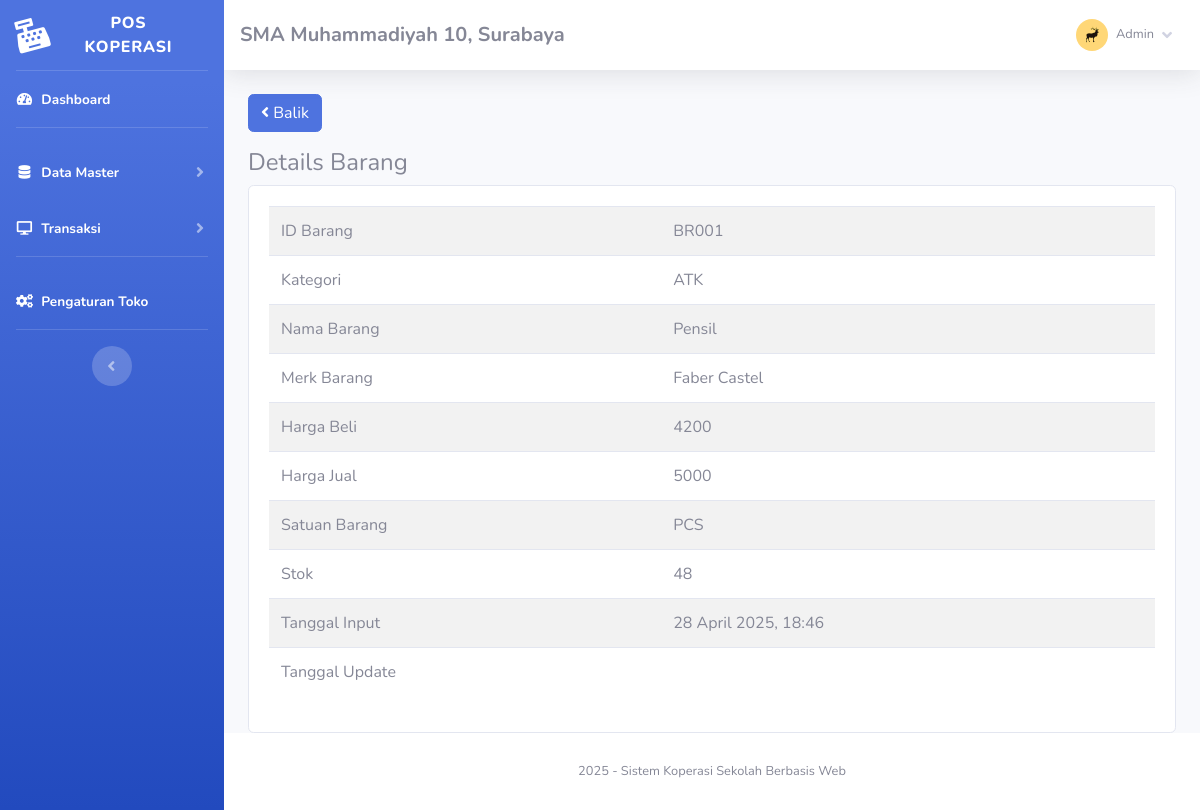
Screenshot of /index.php?page=barang/details&barang=BR001 (signed in) with the database file from the repository.
### tables this page shows
CREATE TABLE `toko` (
  `id_toko` int(11) NOT NULL,
  `nama_toko` varchar(255) NOT NULL,
  `alamat_toko` text NOT NULL,
  `tlp` varchar(255) NOT NULL,
  `nama_pemilik` varchar(255) NOT NULL
);

CREATE TABLE `member` (
  `id_member` int(11) NOT NULL,
  `nm_member` varchar(255) NOT NULL,
  `alamat_member` text NOT NULL,
  `telepon` varchar(255) NOT NULL,
  `email` varchar(255) NOT NULL,
  `gambar` text NOT NULL,
  `NIK` text NOT NULL
);

CREATE TABLE `barang` (
  `id` int(11) NOT NULL,
  `id_barang` varchar(255) NOT NULL,
  `id_kategori` int(11) NOT NULL,
  `nama_barang` text NOT NULL,
  `merk` varchar(255) NOT NULL,
  `harga_beli` varchar(255) NOT NULL,
  `harga_jual` varchar(255) NOT NULL,
  `satuan_barang` varchar(255) NOT NULL,
  `stok` text NOT NULL,
  `tgl_input` varchar(255) NOT NULL,
  `tgl_update` varchar(255) DEFAULT NULL
);

CREATE TABLE `kategori` (
  `id_kategori` int(11) NOT NULL,
  `nama_kategori` varchar(255) NOT NULL,
  `tgl_input` varchar(255) NOT NULL
);

### admin/module/barang/details/index.php (the view, shortened to what this page needs)
<?php
	$id = $_GET['barang'];
	$hasil = $lihat -> barang_edit($id);
?>
<a href="index.php?page=barang" class="btn btn-primary mb-3"><i class="fa fa-angle-left"></i> Balik </a>
<h4>Details Barang</h4>
<div class="card card-body">
	<div class="table-responsive">
		<table class="table table-striped">
			<tr>
				<td>ID Barang</td>
				<td><?php echo $hasil['id_barang'];?></td>
			</tr>
			<tr>
				<td>Kategori</td>
				<td><?php echo $hasil['nama_kategori'];?></td>
			</tr>
			<tr>
				<td>Nama Barang</td>
				<td><?php echo $hasil['nama_barang'];?></td>
			</tr>
			<tr>
				<td>Merk Barang</td>
				<td><?php echo $hasil['merk'];?></td>
			</tr>
			<tr>
				<td>Harga Beli</td>
				<td><?php echo $hasil['harga_beli'];?></td>
			</tr>
			<tr>
				<td>Harga Jual</td>
				<td><?php echo $hasil['harga_jual'];?></td>
			</tr>
			<tr>
				<td>Satuan Barang</td>
				<td><?php echo $hasil['satuan_barang'];?></td>
			</tr>
			<tr>
				<td>Stok</td>
				<td><?php echo $hasil['stok'];?></td>
			</tr>
			<tr>
				<td>Tanggal Input</td>
				<td><?php echo $hasil['tgl_input'];?></td>
			</tr>
			<tr>
				<td>Tanggal Update</td>
				<td><?php echo $hasil['tgl_update'];?></td>
			</tr>
		</table>
	</div>
</div>

### admin/template/sidebar.php (shortened to what this page needs)
<?php
    $id = $_SESSION['admin']['id_member'];
    $hasil_profil = $lihat -> member_edit($id);
?>
<ul class="navbar-nav bg-gradient-primary sidebar sidebar-dark accordion" id="accordionSidebar">
    <a class="sidebar-brand d-flex align-items-center justify-content-center" href="index.php">
        <div class="sidebar-brand-icon rotate-n-15">
            <i class="fas fa-cash-register"></i>
        </div>
        <div class="sidebar-brand-text mx-3">POS Koperasi<sup></sup></div>
    </a>
    <hr class="sidebar-divider my-0">
    <li class="nav-item active">
        <a class="nav-link" href="index.php">
            <i class="fas fa-fw fa-tachometer-alt"></i>
            <span>Dashboard</span></a>
    </li>
    <hr class="sidebar-divider">
    <li class="nav-item active">
        <a class="nav-link collapsed" href="#" data-toggle="collapse" data-target="#collapseTwo" aria-expanded="true"
            aria-controls="collapseTwo">
            <i class="fas fa-fw fa-database"></i>
            <span>Data Master</span>
        </a>
    </li>
    <li class="nav-item active">
        <a class="nav-link collapsed" href="#" data-toggle="collapse" data-target="#collapse3" aria-expanded="true"
            aria-controls="collapse3">
            <i class="fas fa-fw fa-desktop"></i>
            <span>Transaksi</span>
        </a>
    </li>
    <hr class="sidebar-divider">
    <li class="nav-item active">
        <a class="nav-link" href="index.php?page=pengaturan">
            <i class="fas fa-fw fa-cogs"></i>
            <span>Pengaturan Toko</span></a>
    </li>
    <hr class="sidebar-divider d-none d-md-block">
    <div class="text-center d-none d-md-inline">
        <button class="rounded-circle border-0" id="sidebarToggle"></button>
    </div>
</ul>
<div id="content-wrapper" class="d-flex flex-column">
    <div id="content">
        <nav class="navbar navbar-expand navbar-light bg-white topbar mb-4 static-top shadow">
            <h5 class="d-lg-block d-none mt-2"><b><?php echo $toko['nama_toko'];?>, <?php echo $toko['alamat_toko'];?></b></h5>
            <ul class="navbar-nav ml-auto">
                <li class="nav-item dropdown no-arrow">
                    <a class="nav-link dropdown-toggle" href="#" id="userDropdown" role="button" data-toggle="dropdown"
                        aria-haspopup="true" aria-expanded="false">
                        <img class="img-profile rounded-circle"
                            src="assets/img/user/<?php echo $hasil_profil['gambar'];?>">
                        <span
                            class="mr-2 d-none d-lg-inline text-gray-600 small ml-2"><?php echo $hasil_profil['nm_member'];?></span>
                        <i class="fas fa-angle-down"></i>
                    </a>
                </li>
            </ul>
        </nav>
        <div class="container-fluid">

### rows the page displays
toko: nama_toko "SMA Muhammadiyah 10", alamat_toko "Surabaya"
barang: id_barang "BR001", id_kategori.nama_kategori "ATK", nama_barang "Pensil", merk "Faber Castel", harga_beli "4200", harga_jual "5000", satuan_barang "PCS", stok "48", tgl_input "28 April 2025, 18:46"

### other values shown
$hasil_profil['nm_member'] "Admin"
